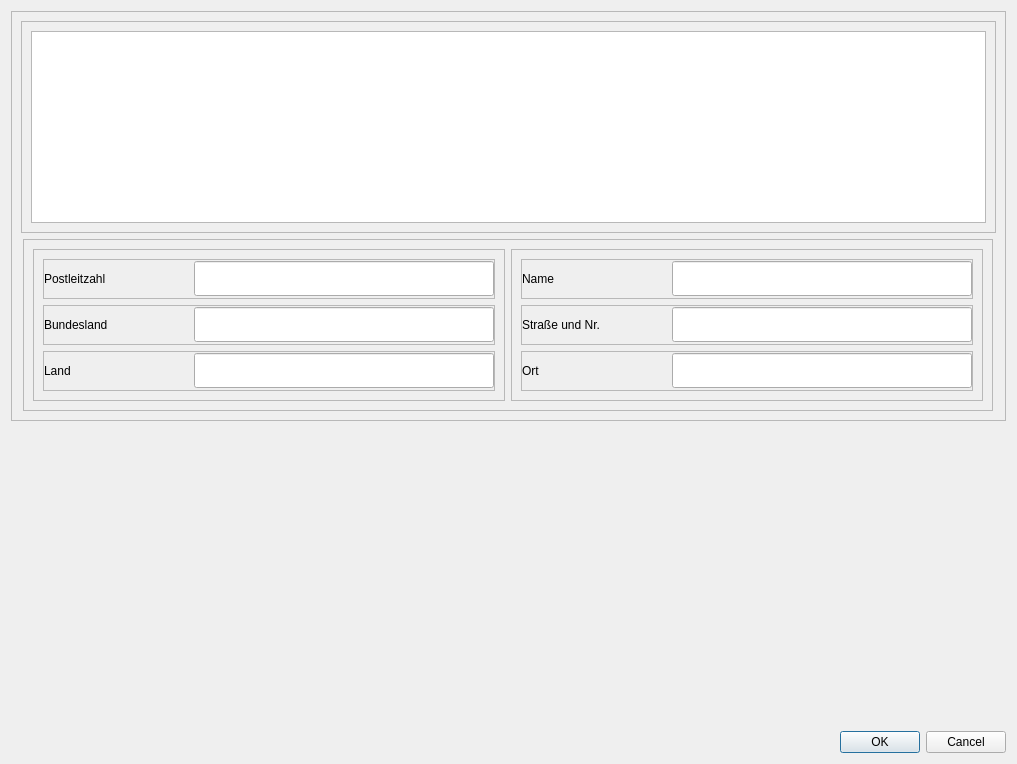
<?xml version="1.0" encoding="UTF-8"?>
<ui version="4.0">
 <class>AddressAttrDialog</class>
 <widget class="QDialog" name="AddressAttrDialog">
  <property name="geometry">
   <rect>
    <x>0</x>
    <y>0</y>
    <width>1017</width>
    <height>764</height>
   </rect>
  </property>
  <property name="sizePolicy">
   <sizepolicy hsizetype="Maximum" vsizetype="Maximum">
    <horstretch>0</horstretch>
    <verstretch>0</verstretch>
   </sizepolicy>
  </property>
  <property name="windowTitle">
   <string>Dialog</string>
  </property>
  <layout class="QVBoxLayout" name="verticalLayout_2">
   <item alignment="Qt::AlignTop">
    <widget class="QFrame" name="frame">
     <property name="frameShape">
      <enum>QFrame::StyledPanel</enum>
     </property>
     <property name="frameShadow">
      <enum>QFrame::Raised</enum>
     </property>
     <layout class="QVBoxLayout" name="verticalLayout_3">
      <item alignment="Qt::AlignTop">
       <widget class="QFrame" name="search_frame">
        <property name="sizePolicy">
         <sizepolicy hsizetype="MinimumExpanding" vsizetype="MinimumExpanding">
          <horstretch>0</horstretch>
          <verstretch>0</verstretch>
         </sizepolicy>
        </property>
        <property name="minimumSize">
         <size>
          <width>0</width>
          <height>0</height>
         </size>
        </property>
        <property name="frameShape">
         <enum>QFrame::StyledPanel</enum>
        </property>
        <property name="frameShadow">
         <enum>QFrame::Raised</enum>
        </property>
        <layout class="QVBoxLayout" name="verticalLayout">
         <item>
          <widget class="QTableWidget" name="addresses_dlg_overview_tbl"/>
         </item>
        </layout>
       </widget>
      </item>
      <item alignment="Qt::AlignHCenter|Qt::AlignBottom">
       <widget class="QFrame" name="AdressAttr">
        <property name="sizePolicy">
         <sizepolicy hsizetype="Minimum" vsizetype="Minimum">
          <horstretch>0</horstretch>
          <verstretch>0</verstretch>
         </sizepolicy>
        </property>
        <property name="minimumSize">
         <size>
          <width>0</width>
          <height>0</height>
         </size>
        </property>
        <property name="maximumSize">
         <size>
          <width>16777215</width>
          <height>16777215</height>
         </size>
        </property>
        <property name="frameShape">
         <enum>QFrame::StyledPanel</enum>
        </property>
        <property name="frameShadow">
         <enum>QFrame::Raised</enum>
        </property>
        <layout class="QHBoxLayout" name="horizontalLayout_3">
         <item alignment="Qt::AlignHCenter|Qt::AlignTop">
          <widget class="QFrame" name="frame_4">
           <property name="frameShape">
            <enum>QFrame::StyledPanel</enum>
           </property>
           <property name="frameShadow">
            <enum>QFrame::Raised</enum>
           </property>
           <layout class="QVBoxLayout" name="verticalLayout_5">
            <item>
             <widget class="QFrame" name="frame_10">
              <property name="sizePolicy">
               <sizepolicy hsizetype="Expanding" vsizetype="Expanding">
                <horstretch>0</horstretch>
                <verstretch>0</verstretch>
               </sizepolicy>
              </property>
              <property name="minimumSize">
               <size>
                <width>0</width>
                <height>40</height>
               </size>
              </property>
              <property name="maximumSize">
               <size>
                <width>16777215</width>
                <height>40</height>
               </size>
              </property>
              <property name="frameShape">
               <enum>QFrame::StyledPanel</enum>
              </property>
              <property name="frameShadow">
               <enum>QFrame::Raised</enum>
              </property>
              <layout class="QHBoxLayout" name="horizontalLayout_6">
               <property name="spacing">
                <number>0</number>
               </property>
               <property name="leftMargin">
                <number>0</number>
               </property>
               <property name="topMargin">
                <number>0</number>
               </property>
               <property name="rightMargin">
                <number>0</number>
               </property>
               <property name="bottomMargin">
                <number>0</number>
               </property>
               <item alignment="Qt::AlignRight">
                <widget class="QLabel" name="postal_code_lbl">
                 <property name="sizePolicy">
                  <sizepolicy hsizetype="Expanding" vsizetype="Expanding">
                   <horstretch>0</horstretch>
                   <verstretch>0</verstretch>
                  </sizepolicy>
                 </property>
                 <property name="minimumSize">
                  <size>
                   <width>150</width>
                   <height>35</height>
                  </size>
                 </property>
                 <property name="maximumSize">
                  <size>
                   <width>150</width>
                   <height>35</height>
                  </size>
                 </property>
                 <property name="text">
                  <string>Postleitzahl</string>
                 </property>
                </widget>
               </item>
               <item alignment="Qt::AlignLeft">
                <widget class="QLineEdit" name="postal_code_txt">
                 <property name="sizePolicy">
                  <sizepolicy hsizetype="Expanding" vsizetype="Expanding">
                   <horstretch>0</horstretch>
                   <verstretch>0</verstretch>
                  </sizepolicy>
                 </property>
                 <property name="minimumSize">
                  <size>
                   <width>300</width>
                   <height>35</height>
                  </size>
                 </property>
                 <property name="maximumSize">
                  <size>
                   <width>300</width>
                   <height>35</height>
                  </size>
                 </property>
                </widget>
               </item>
              </layout>
             </widget>
            </item>
            <item>
             <widget class="QFrame" name="frame_9">
              <property name="sizePolicy">
               <sizepolicy hsizetype="Expanding" vsizetype="Expanding">
                <horstretch>0</horstretch>
                <verstretch>0</verstretch>
               </sizepolicy>
              </property>
              <property name="minimumSize">
               <size>
                <width>0</width>
                <height>40</height>
               </size>
              </property>
              <property name="maximumSize">
               <size>
                <width>16777215</width>
                <height>40</height>
               </size>
              </property>
              <property name="frameShape">
               <enum>QFrame::StyledPanel</enum>
              </property>
              <property name="frameShadow">
               <enum>QFrame::Raised</enum>
              </property>
              <layout class="QHBoxLayout" name="horizontalLayout_8">
               <property name="spacing">
                <number>0</number>
               </property>
               <property name="leftMargin">
                <number>0</number>
               </property>
               <property name="topMargin">
                <number>0</number>
               </property>
               <property name="rightMargin">
                <number>0</number>
               </property>
               <property name="bottomMargin">
                <number>0</number>
               </property>
               <item alignment="Qt::AlignRight">
                <widget class="QLabel" name="state_lbl">
                 <property name="sizePolicy">
                  <sizepolicy hsizetype="Expanding" vsizetype="Expanding">
                   <horstretch>0</horstretch>
                   <verstretch>0</verstretch>
                  </sizepolicy>
                 </property>
                 <property name="minimumSize">
                  <size>
                   <width>150</width>
                   <height>35</height>
                  </size>
                 </property>
                 <property name="maximumSize">
                  <size>
                   <width>150</width>
                   <height>35</height>
                  </size>
                 </property>
                 <property name="text">
                  <string>Bundesland</string>
                 </property>
                </widget>
               </item>
               <item alignment="Qt::AlignLeft">
                <widget class="QLineEdit" name="state_txt">
                 <property name="sizePolicy">
                  <sizepolicy hsizetype="Expanding" vsizetype="Expanding">
                   <horstretch>0</horstretch>
                   <verstretch>0</verstretch>
                  </sizepolicy>
                 </property>
                 <property name="minimumSize">
                  <size>
                   <width>300</width>
                   <height>35</height>
                  </size>
                 </property>
                 <property name="maximumSize">
                  <size>
                   <width>300</width>
                   <height>35</height>
                  </size>
                 </property>
                </widget>
               </item>
              </layout>
             </widget>
            </item>
            <item>
             <widget class="QFrame" name="frame_11">
              <property name="sizePolicy">
               <sizepolicy hsizetype="Expanding" vsizetype="Expanding">
                <horstretch>0</horstretch>
                <verstretch>0</verstretch>
               </sizepolicy>
              </property>
              <property name="minimumSize">
               <size>
                <width>0</width>
                <height>40</height>
               </size>
              </property>
              <property name="maximumSize">
               <size>
                <width>16777215</width>
                <height>40</height>
               </size>
              </property>
              <property name="frameShape">
               <enum>QFrame::StyledPanel</enum>
              </property>
              <property name="frameShadow">
               <enum>QFrame::Raised</enum>
              </property>
              <layout class="QHBoxLayout" name="horizontalLayout_9">
               <property name="spacing">
                <number>0</number>
               </property>
               <property name="leftMargin">
                <number>0</number>
               </property>
               <property name="topMargin">
                <number>0</number>
               </property>
               <property name="rightMargin">
                <number>0</number>
               </property>
               <property name="bottomMargin">
                <number>0</number>
               </property>
               <item alignment="Qt::AlignRight">
                <widget class="QLabel" name="country_lbl">
                 <property name="sizePolicy">
                  <sizepolicy hsizetype="Expanding" vsizetype="Expanding">
                   <horstretch>0</horstretch>
                   <verstretch>0</verstretch>
                  </sizepolicy>
                 </property>
                 <property name="minimumSize">
                  <size>
                   <width>150</width>
                   <height>35</height>
                  </size>
                 </property>
                 <property name="maximumSize">
                  <size>
                   <width>150</width>
                   <height>35</height>
                  </size>
                 </property>
                 <property name="text">
                  <string>Land</string>
                 </property>
                </widget>
               </item>
               <item alignment="Qt::AlignLeft">
                <widget class="QLineEdit" name="country_txt">
                 <property name="sizePolicy">
                  <sizepolicy hsizetype="Expanding" vsizetype="Expanding">
                   <horstretch>0</horstretch>
                   <verstretch>0</verstretch>
                  </sizepolicy>
                 </property>
                 <property name="minimumSize">
                  <size>
                   <width>300</width>
                   <height>35</height>
                  </size>
                 </property>
                 <property name="maximumSize">
                  <size>
                   <width>300</width>
                   <height>35</height>
                  </size>
                 </property>
                </widget>
               </item>
              </layout>
             </widget>
            </item>
           </layout>
          </widget>
         </item>
         <item alignment="Qt::AlignHCenter|Qt::AlignTop">
          <widget class="QFrame" name="frame_3">
           <property name="frameShape">
            <enum>QFrame::StyledPanel</enum>
           </property>
           <property name="frameShadow">
            <enum>QFrame::Raised</enum>
           </property>
           <layout class="QVBoxLayout" name="verticalLayout_4">
            <item>
             <widget class="QFrame" name="frame_2">
              <property name="sizePolicy">
               <sizepolicy hsizetype="Expanding" vsizetype="Expanding">
                <horstretch>0</horstretch>
                <verstretch>0</verstretch>
               </sizepolicy>
              </property>
              <property name="minimumSize">
               <size>
                <width>0</width>
                <height>40</height>
               </size>
              </property>
              <property name="maximumSize">
               <size>
                <width>16777215</width>
                <height>40</height>
               </size>
              </property>
              <property name="frameShape">
               <enum>QFrame::StyledPanel</enum>
              </property>
              <property name="frameShadow">
               <enum>QFrame::Raised</enum>
              </property>
              <layout class="QHBoxLayout" name="horizontalLayout">
               <property name="spacing">
                <number>0</number>
               </property>
               <property name="leftMargin">
                <number>0</number>
               </property>
               <property name="topMargin">
                <number>0</number>
               </property>
               <property name="rightMargin">
                <number>0</number>
               </property>
               <property name="bottomMargin">
                <number>0</number>
               </property>
               <item alignment="Qt::AlignRight">
                <widget class="QLabel" name="address_line_1_lbl">
                 <property name="sizePolicy">
                  <sizepolicy hsizetype="Expanding" vsizetype="Expanding">
                   <horstretch>0</horstretch>
                   <verstretch>0</verstretch>
                  </sizepolicy>
                 </property>
                 <property name="minimumSize">
                  <size>
                   <width>150</width>
                   <height>35</height>
                  </size>
                 </property>
                 <property name="maximumSize">
                  <size>
                   <width>150</width>
                   <height>35</height>
                  </size>
                 </property>
                 <property name="text">
                  <string>Name</string>
                 </property>
                </widget>
               </item>
               <item alignment="Qt::AlignLeft">
                <widget class="QLineEdit" name="address_line_1_txt">
                 <property name="sizePolicy">
                  <sizepolicy hsizetype="Expanding" vsizetype="Expanding">
                   <horstretch>0</horstretch>
                   <verstretch>0</verstretch>
                  </sizepolicy>
                 </property>
                 <property name="minimumSize">
                  <size>
                   <width>300</width>
                   <height>35</height>
                  </size>
                 </property>
                 <property name="maximumSize">
                  <size>
                   <width>300</width>
                   <height>35</height>
                  </size>
                 </property>
                </widget>
               </item>
              </layout>
             </widget>
            </item>
            <item>
             <widget class="QFrame" name="frame_8">
              <property name="sizePolicy">
               <sizepolicy hsizetype="Expanding" vsizetype="Expanding">
                <horstretch>0</horstretch>
                <verstretch>0</verstretch>
               </sizepolicy>
              </property>
              <property name="minimumSize">
               <size>
                <width>0</width>
                <height>40</height>
               </size>
              </property>
              <property name="maximumSize">
               <size>
                <width>16777215</width>
                <height>40</height>
               </size>
              </property>
              <property name="frameShape">
               <enum>QFrame::StyledPanel</enum>
              </property>
              <property name="frameShadow">
               <enum>QFrame::Raised</enum>
              </property>
              <layout class="QHBoxLayout" name="horizontalLayout_7">
               <property name="spacing">
                <number>0</number>
               </property>
               <property name="leftMargin">
                <number>0</number>
               </property>
               <property name="topMargin">
                <number>0</number>
               </property>
               <property name="rightMargin">
                <number>0</number>
               </property>
               <property name="bottomMargin">
                <number>0</number>
               </property>
               <item alignment="Qt::AlignRight">
                <widget class="QLabel" name="address_line_2_lbl">
                 <property name="sizePolicy">
                  <sizepolicy hsizetype="Expanding" vsizetype="Expanding">
                   <horstretch>0</horstretch>
                   <verstretch>0</verstretch>
                  </sizepolicy>
                 </property>
                 <property name="minimumSize">
                  <size>
                   <width>150</width>
                   <height>35</height>
                  </size>
                 </property>
                 <property name="maximumSize">
                  <size>
                   <width>150</width>
                   <height>35</height>
                  </size>
                 </property>
                 <property name="text">
                  <string>Straße und Nr.</string>
                 </property>
                </widget>
               </item>
               <item alignment="Qt::AlignLeft">
                <widget class="QLineEdit" name="address_line_2_txt">
                 <property name="sizePolicy">
                  <sizepolicy hsizetype="Expanding" vsizetype="Expanding">
                   <horstretch>0</horstretch>
                   <verstretch>0</verstretch>
                  </sizepolicy>
                 </property>
                 <property name="minimumSize">
                  <size>
                   <width>300</width>
                   <height>35</height>
                  </size>
                 </property>
                 <property name="maximumSize">
                  <size>
                   <width>300</width>
                   <height>35</height>
                  </size>
                 </property>
                </widget>
               </item>
              </layout>
             </widget>
            </item>
            <item>
             <widget class="QFrame" name="frame_7">
              <property name="sizePolicy">
               <sizepolicy hsizetype="Expanding" vsizetype="Expanding">
                <horstretch>0</horstretch>
                <verstretch>0</verstretch>
               </sizepolicy>
              </property>
              <property name="minimumSize">
               <size>
                <width>0</width>
                <height>40</height>
               </size>
              </property>
              <property name="maximumSize">
               <size>
                <width>16777215</width>
                <height>40</height>
               </size>
              </property>
              <property name="frameShape">
               <enum>QFrame::StyledPanel</enum>
              </property>
              <property name="frameShadow">
               <enum>QFrame::Raised</enum>
              </property>
              <layout class="QHBoxLayout" name="horizontalLayout_2" stretch="0,0">
               <property name="spacing">
                <number>0</number>
               </property>
               <property name="leftMargin">
                <number>0</number>
               </property>
               <property name="topMargin">
                <number>0</number>
               </property>
               <property name="rightMargin">
                <number>0</number>
               </property>
               <property name="bottomMargin">
                <number>0</number>
               </property>
               <item alignment="Qt::AlignRight">
                <widget class="QLabel" name="city_lbl">
                 <property name="sizePolicy">
                  <sizepolicy hsizetype="Expanding" vsizetype="Expanding">
                   <horstretch>0</horstretch>
                   <verstretch>0</verstretch>
                  </sizepolicy>
                 </property>
                 <property name="minimumSize">
                  <size>
                   <width>150</width>
                   <height>35</height>
                  </size>
                 </property>
                 <property name="maximumSize">
                  <size>
                   <width>150</width>
                   <height>35</height>
                  </size>
                 </property>
                 <property name="text">
                  <string>Ort</string>
                 </property>
                </widget>
               </item>
               <item alignment="Qt::AlignLeft">
                <widget class="QLineEdit" name="city_txt">
                 <property name="sizePolicy">
                  <sizepolicy hsizetype="Expanding" vsizetype="Expanding">
                   <horstretch>0</horstretch>
                   <verstretch>0</verstretch>
                  </sizepolicy>
                 </property>
                 <property name="minimumSize">
                  <size>
                   <width>300</width>
                   <height>35</height>
                  </size>
                 </property>
                 <property name="maximumSize">
                  <size>
                   <width>300</width>
                   <height>35</height>
                  </size>
                 </property>
                </widget>
               </item>
              </layout>
             </widget>
            </item>
           </layout>
          </widget>
         </item>
        </layout>
       </widget>
      </item>
     </layout>
    </widget>
   </item>
   <item>
    <widget class="QDialogButtonBox" name="buttonBox">
     <property name="orientation">
      <enum>Qt::Horizontal</enum>
     </property>
     <property name="standardButtons">
      <set>QDialogButtonBox::Cancel|QDialogButtonBox::Ok</set>
     </property>
    </widget>
   </item>
  </layout>
 </widget>
 <resources/>
 <connections>
  <connection>
   <sender>buttonBox</sender>
   <signal>accepted()</signal>
   <receiver>AddressAttrDialog</receiver>
   <slot>accept()</slot>
   <hints>
    <hint type="sourcelabel">
     <x>248</x>
     <y>254</y>
    </hint>
    <hint type="destinationlabel">
     <x>157</x>
     <y>274</y>
    </hint>
   </hints>
  </connection>
  <connection>
   <sender>buttonBox</sender>
   <signal>rejected()</signal>
   <receiver>AddressAttrDialog</receiver>
   <slot>reject()</slot>
   <hints>
    <hint type="sourcelabel">
     <x>316</x>
     <y>260</y>
    </hint>
    <hint type="destinationlabel">
     <x>286</x>
     <y>274</y>
    </hint>
   </hints>
  </connection>
 </connections>
</ui>
